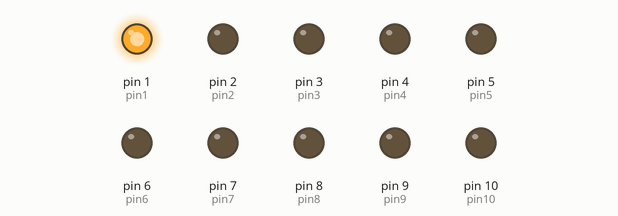
Recording of a sketch running on a simulated Arduino Uno, built with avr-gcc and run on an emulated ATmega328P. On the bench: output pins drawn as LEDs (lit = HIGH).

Above: at 0.5 s.
At 3.5 s:
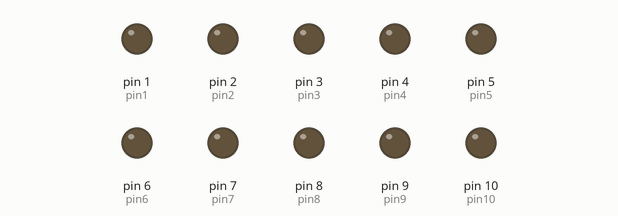
At 6.5 s:
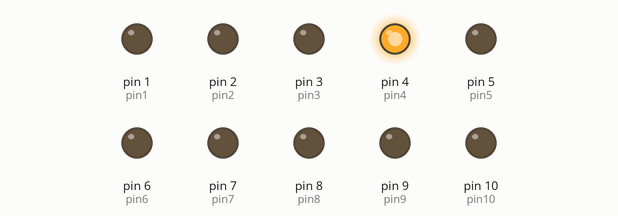
At 12.5 s:
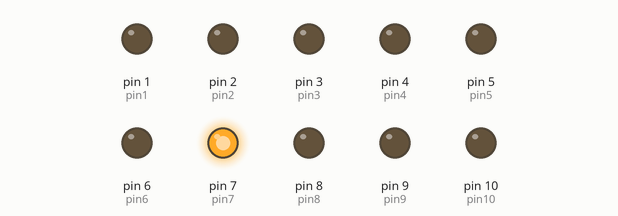
At 18.5 s:
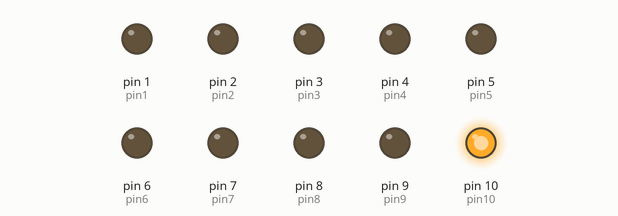
At 24.5 s:
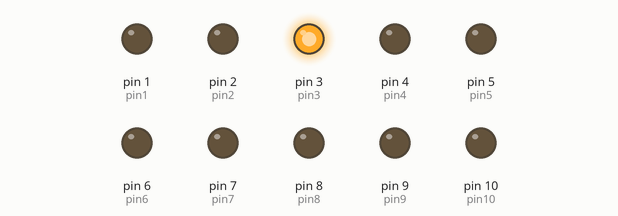
Timing chart, 0 to 26.0 s (numbered marks = the images above):
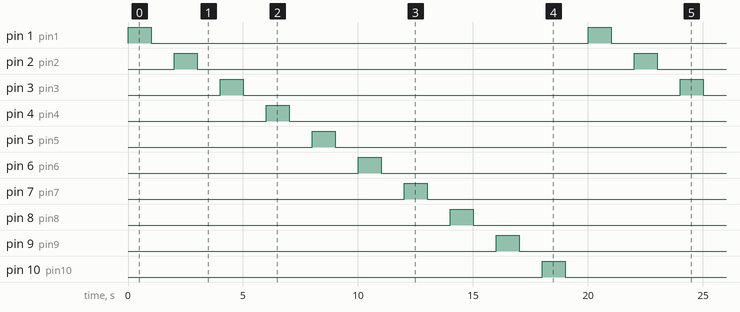

Measured:
- by itself, pin 1 (pin1), pin 2 (pin2), pin 3 (pin3), pin 4 (pin4), pin 5 (pin5), pin 6 (pin6), pin 7 (pin7), pin 8 (pin8), pin 9 (pin9), pin 10 (pin10): alternates HIGH for 1.0 s and LOW for 19.0 s

The sketch:

2-b.ino
```cpp
#define pin1  1
#define pin2  2
#define pin3  3
#define pin4  4
#define pin5  5
#define pin6  6
#define pin7  7
#define pin8  8
#define pin9  9
#define pin10 10

void setup()
{
  pinMode(pin1, OUTPUT);
  pinMode(pin2, OUTPUT);
  pinMode(pin3, OUTPUT);
  pinMode(pin4, OUTPUT);
  pinMode(pin5, OUTPUT);
  pinMode(pin6, OUTPUT);
  pinMode(pin7, OUTPUT);
  pinMode(pin8, OUTPUT);
  pinMode(pin9, OUTPUT);
  pinMode(pin10, OUTPUT);
}
void loop()
{
  digitalWrite(pin1,HIGH);
  delay(1000);
  digitalWrite(pin1,LOW);
  delay(1000);
  digitalWrite(pin2,HIGH);
  delay(1000);
  digitalWrite(pin2,LOW);
  delay(1000);
  digitalWrite(pin3,HIGH);
  delay(1000);
  digitalWrite(pin3,LOW);
  delay(1000);
  digitalWrite(pin4,HIGH);
  delay(1000);
  digitalWrite(pin4,LOW);
  delay(1000);
  digitalWrite(pin5,HIGH);
  delay(1000);
  digitalWrite(pin5,LOW);
  delay(1000);
  digitalWrite(pin6,HIGH);
  delay(1000);
  digitalWrite(pin6,LOW);
  delay(1000);
  digitalWrite(pin7,HIGH);
  delay(1000);
  digitalWrite(pin7,LOW);
  delay(1000);
  digitalWrite(pin8,HIGH);
  delay(1000);
  digitalWrite(pin8,LOW);
  delay(1000);
  digitalWrite(pin9,HIGH);
  delay(1000);
  digitalWrite(pin9,LOW);
  delay(1000);
  digitalWrite(pin10,HIGH);
  delay(1000);
  digitalWrite(pin10,LOW);
  delay(1000);
}
  
```
